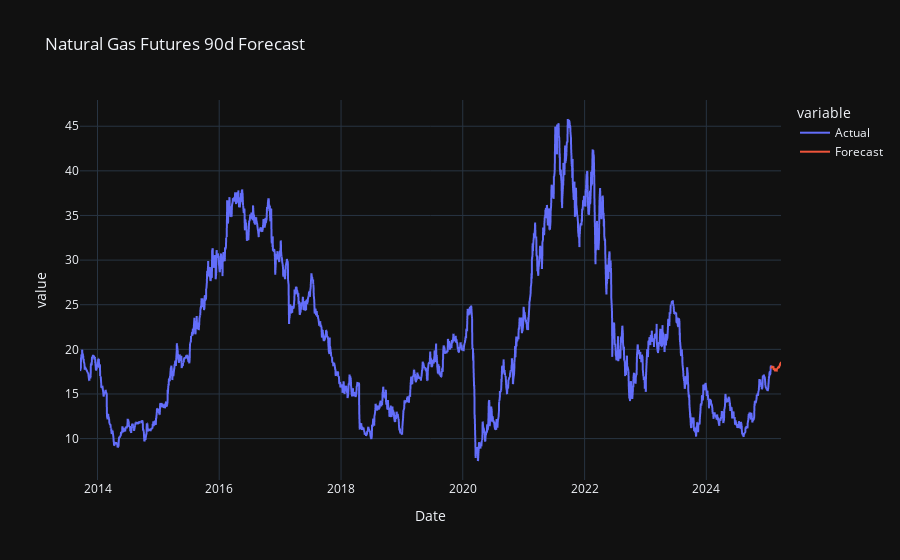

Source (notebook cell):
### Code cell
plot_df = results.reset_index()
fig = px.line(plot_df, x="Date", y=results.columns,
          title=f"Natural Gas Futures 90d Forecast", #, {min(df["timestamp"].dt.date)}, {max(df["timestamp"].dt.date)}',
          template=templates[5])
#time.sleep(2)
fig.show()

### Figure 1 — Plotly figure (JSON) as saved in the notebook; plotly's stock layout.template omitted (floating-point values rounded to 4 significant figures; data arrays with more than 128 entries replaced by an {"elided": "..."} marker saying what was removed)
{"data": [{"hovertemplate": "variable=Actual<br>Date=%{x}<br>value=%{y}<extra></extra>", "legendgroup": "Actual", "line": {"color": "#636efa", "dash": "solid"}, "marker": {"symbol": "circle"}, "mode": "lines", "name": "Actual", "showlegend": true, "type": "scattergl", "x": {"elided": "2902 str values"}, "xaxis": "x", "y": {"elided": "2902 float values"}, "yaxis": "y"}, {"hovertemplate": "variable=Forecast<br>Date=%{x}<br>value=%{y}<extra></extra>", "legendgroup": "Forecast", "line": {"color": "#EF553B", "dash": "solid"}, "marker": {"symbol": "circle"}, "mode": "lines", "name": "Forecast", "showlegend": true, "type": "scattergl", "x": {"elided": "2902 str values"}, "xaxis": "x", "y": {"elided": "2902 float values"}, "yaxis": "y"}], "layout": {"legend": {"title": {"text": "variable"}, "tracegroupgap": 0}, "title": {"text": "Natural Gas Futures 90d Forecast"}, "xaxis": {"anchor": "y", "domain": [0, 1], "title": {"text": "Date"}}, "yaxis": {"anchor": "x", "domain": [0, 1], "title": {"text": "value"}}}}
